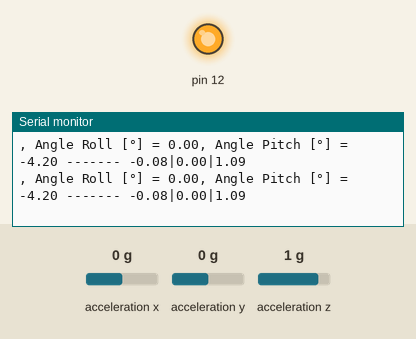
A sketch run on a simulated Arduino Nano, built with avr-gcc and run on an emulated ATmega328P. Shown: output pins drawn as LEDs (lit = HIGH), the last lines printed to the serial monitor. Wiring (inferred from the names in the program): MPU-6050 motion sensor at I2C address 0x68. The inputs (shaded band) are chosen by the test bench; at power-on: acceleration x 0 g, acceleration y 0 g, acceleration z 1 g.

Above: at 1.4 s.
1.5 s: acceleration x set to -1.4 g
At 1.66 s:
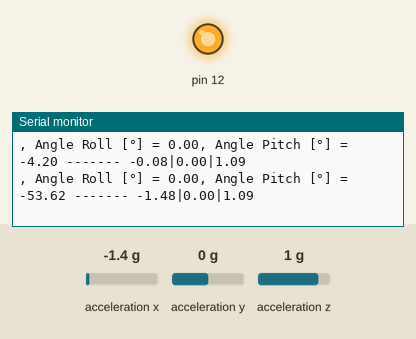
4.5 s: acceleration y set to -1.4 g
At 4.62 s:
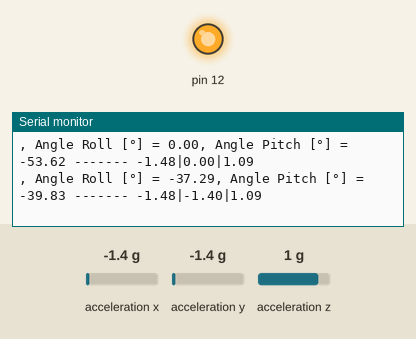
Timing chart, 0 to 7.5 s (numbered marks = the images above; inputs shaded):
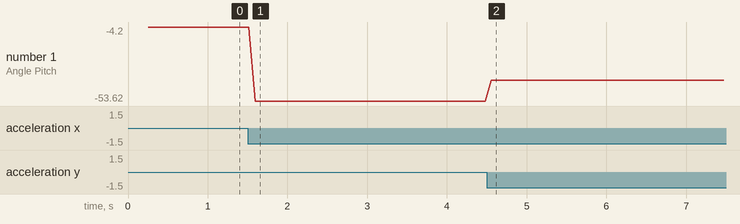

Measured:
- after the input at 1.5 s, the serial monitor: prints a new line after 0.10 s (image 1)
- after the input at 4.5 s, the serial monitor: prints a new line after 0.06 s (image 2)
- plotted number 1: -4.2 → -53.62 after the input at 1.5 s, -53.62 → -39.83 after the input at 4.5 s

The sketch:

IMU-setup.ino
```cpp
#include <Wire.h>
#include <math.h>

float RateRoll, RatePitch, RateYaw;
float AccX, AccY, AccZ;
float AngleRoll, AnglePitch;
float LoopTimer;

void gyro_signals(void) {
  // Configure low-pass filter
  Wire.beginTransmission(0x68);
  Wire.write(0x1A);
  Wire.write(0x05);
  Wire.endTransmission();

  // Configure accelerometer
  Wire.beginTransmission(0x68);
  Wire.write(0x1C);
  Wire.write(0x10); // ±8g range
  Wire.endTransmission();

  // Read accelerometer data
  Wire.beginTransmission(0x68);
  Wire.write(0x3B);
  Wire.endTransmission();
  Wire.requestFrom(0x68, 6);

  int16_t AccXLSB = Wire.read() << 8 | Wire.read();
  int16_t AccYLSB = Wire.read() << 8 | Wire.read();
  int16_t AccZLSB = Wire.read() << 8 | Wire.read();


  // Convert to g-forces (assuming ±8g → 4096 LSB/g)
  AccX = (float)AccXLSB / 4096.0-0.08;
  AccY = (float)AccYLSB / 4096.0;
  AccZ = (float)AccZLSB / 4096.0+ 0.09;

  // Calculate tilt angles
  AngleRoll=atan(AccY/sqrt(AccX*AccX+AccZ*AccZ))*1/(3.142/180);
  AnglePitch=atan(AccX/sqrt(AccY*AccY+AccZ*AccZ))*1/(3.142/180);
}

void setup() {
  Serial.begin(9600);
  pinMode(12, OUTPUT);
  digitalWrite(12, HIGH);

  Wire.begin();              // Arduino Nano: A4 (SDA), A5 (SCL)
  Wire.setClock(400000);     // 400kHz I2C speed
  delay(250);

  // Wake up MPU6050 (disable sleep mode)
  Wire.beginTransmission(0x68);
  Wire.write(0x6B);
  Wire.write(0x00);
  Wire.endTransmission();
}

void loop() {
  gyro_signals();
  Serial.print(", Angle Roll [°] = ");
  Serial.print(AngleRoll);
  Serial.print(", Angle Pitch [°] = ");
  Serial.print(AnglePitch);
  Serial.print(" ------- ");
  Serial.print(AccX);
  Serial.print("|");
  Serial.print(AccY);
  Serial.print("|");
  Serial.println(AccZ);
  delay(50);
}
```
